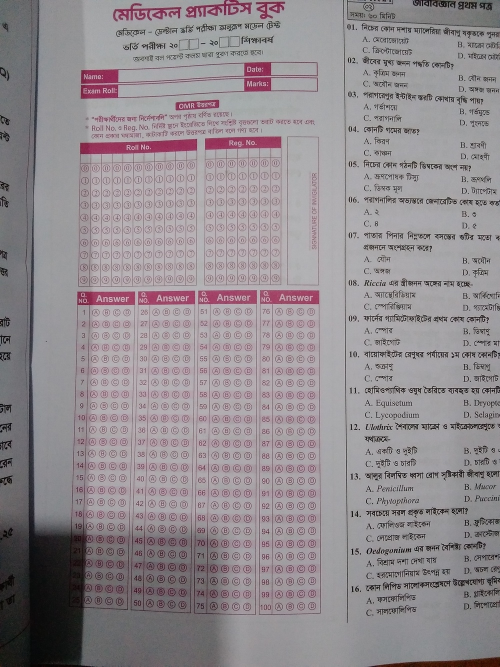
#> input picture assets/practice-book.jpg, 1000 x 1333 px (shown at 1/2 size); its folder holds only this picture in this run
$ python -i alignment.py   (imports and definitions only)
#> lines starting #> are read from the running program, lines starting #| are printed output that depends on the picture; after the words box and inside, x2 and y2 are one past the last pixel; in counts of white or black regions, pixels touching at a corner belong together
#> further down, picture is the input picture: shape (1333, 1000, 3); mean B, G, R 143.4, 139.2, 146
"""Structural alignment for the two supported 4-column, 25-row OMR forms.

The answer columns are the anchors. Names, exam titles and filled choices do
not select the layout. Repeated A/B/C/D glyphs are not global feature anchors.
"""
from __future__ import annotations

from dataclasses import dataclass
from itertools import combinations
import cv2
import numpy as np


def red_print(image: np.ndarray) -> np.ndarray:
    hsv=cv2.cvtColor(image,cv2.COLOR_BGR2HSV)
#> hsv: shape (1333, 1000, 3); mean H, S, V 133.9, 16.8, 147.3
    return (((hsv[:,:,0]<25)|(hsv[:,:,0]>140)) &
            (hsv[:,:,1]>20) & (hsv[:,:,2]>25)).astype(np.uint8)*255
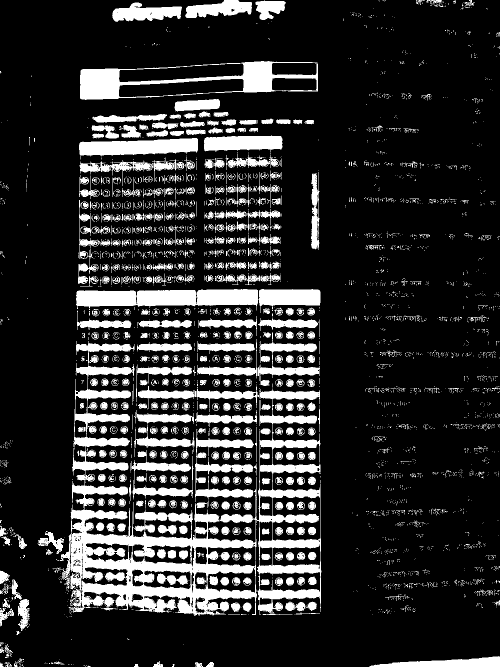
#> returned value: shape (1333, 1000) (shown at 1/2 size); 17.8% white; 3971 white regions (3409 under 20 px), largest, box (x1, y1, x2, y2) and area: (119, 682, 643, 1232) 70292, (160, 122, 636, 200) 12085, (152, 578, 517, 621) 11132


def order_quad(points: np.ndarray) -> np.ndarray:
    points=np.asarray(points,np.float32).reshape(4,2)
    # A supported upright column has two top and two bottom vertices.
    top=points[np.argsort(points[:,1])[:2]]
    bottom=points[np.argsort(points[:,1])[2:]]
    return np.array([top[np.argmin(top[:,0])],top[np.argmax(top[:,0])],
                     bottom[np.argmax(bottom[:,0])],bottom[np.argmin(bottom[:,0])]],np.float32)


def _iou(a,b):
    ax,ay,aw,ah=cv2.boundingRect(a);bx,by,bw,bh=cv2.boundingRect(b)
    inter=max(0,min(ax+aw,bx+bw)-max(ax,bx))*max(0,min(ay+ah,by+bh)-max(ay,by))
    return inter/max(1,aw*ah+bw*bh-inter)


def find_columns(image: np.ndarray) -> list[np.ndarray]:
    color=cv2.morphologyEx(red_print(image),cv2.MORPH_CLOSE,np.ones((3,3),np.uint8))
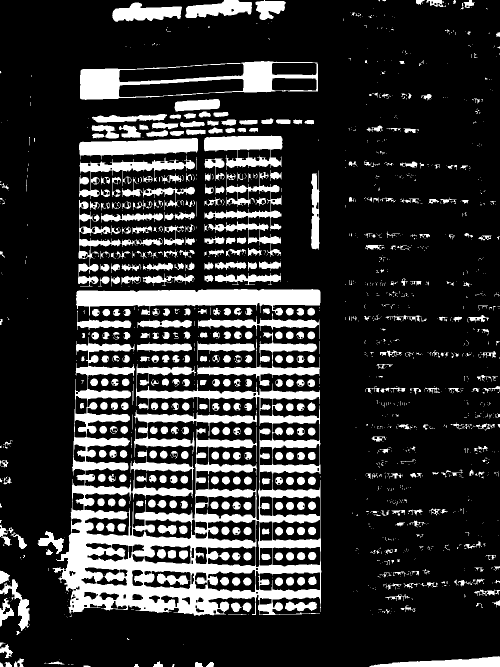
#> color: shape (1333, 1000) (shown at 1/2 size); 19.9% white; 1470 white regions (979 under 20 px), largest, box (x1, y1, x2, y2) and area: (105, 674, 643, 1232) 93595, (152, 578, 641, 632) 15529, (160, 122, 636, 200) 12117
    gray=cv2.cvtColor(image,cv2.COLOR_BGR2GRAY)
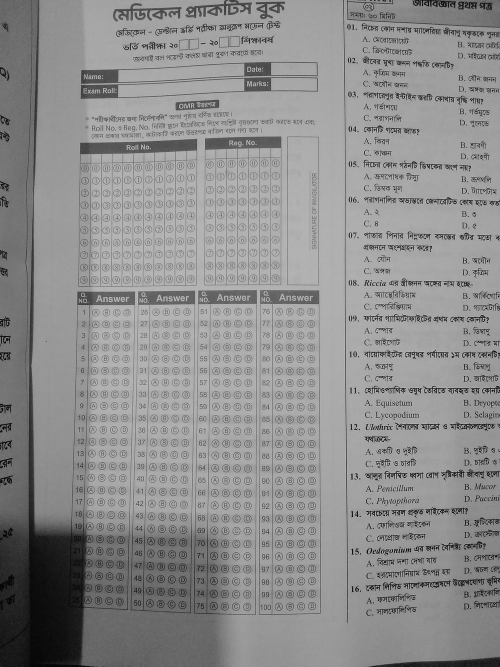
#> gray: shape (1333, 1000) (shown at 1/2 size); min 0, max 225, mean 141.7
    ink=cv2.adaptiveThreshold(gray,255,cv2.ADAPTIVE_THRESH_GAUSSIAN_C,cv2.THRESH_BINARY_INV,35,10)
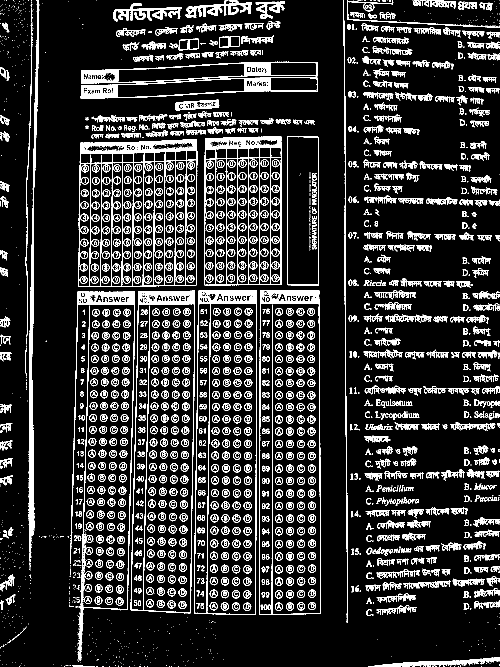
#> ink: shape (1333, 1000) (shown at 1/2 size); 14.4% white in thin lines or dots
    ink=cv2.morphologyEx(ink,cv2.MORPH_CLOSE,np.ones((2,2),np.uint8))
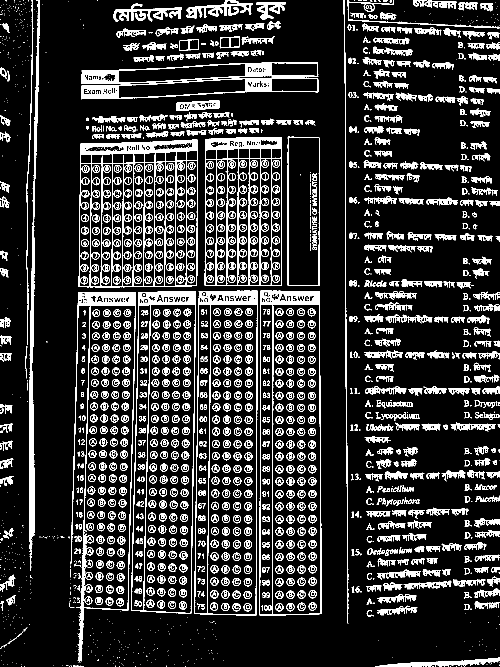
#> ink: shape (1333, 1000) (shown at 1/2 size); 15.5% white; 1731 white regions (701 under 20 px)
    contours=[]
    for mask in (color,ink):
        detected,_=cv2.findContours(mask,cv2.RETR_LIST,cv2.CHAIN_APPROX_SIMPLE)
        contours.extend(detected)
#> this loop made 2 passes
#> after the loop, contours = 6057 contours, 3280 with area under 20; largest, box (x1, y1, x2, y2) and area: (105, 674, 643, 1232) 154280, (519, 581, 643, 1231) 78146, (389, 581, 515, 1231) 77720, (262, 582, 391, 1228) 74740, (157, 279, 396, 575) 67912
    candidates=[]
    for contour in contours:
        x,y,w,h=cv2.boundingRect(contour)
        if h<image.shape[0]*.22 or not .12<w/h<.36:
            continue
        if cv2.contourArea(contour)<w*h*.64:
            continue
        hull=cv2.convexHull(contour)
        quad=cv2.approxPolyDP(hull,cv2.arcLength(hull,True)*.015,True)
        if len(quad)!=4 or not cv2.isContourConvex(quad):
            continue
        quad=order_quad(quad)
        if cv2.contourArea(quad)<w*h*.80:
            continue
        # A frame touching the photo edge may have a clipped top/bottom row.
        if x<2 or y<2 or x+w>image.shape[1]-2 or y+h>image.shape[0]-2:
            continue
        candidates.append(quad)
#> this loop made 6057 passes
#> (x, y, w, h) on passes 1, 4, 5: (167, 1331, 14, 2), (344, 1328, 5, 5), (268, 1328, 10, 5)
#> after the loop, candidates = 9 items
    unique=[]
    for quad in sorted(candidates,key=cv2.contourArea,reverse=True):
        if not any(_iou(quad,other)>.65 for other in unique):
            unique.append(quad)
#> this loop made 9 passes
#> quad on passes 2 to 9: [[521, 581], [639, 582], [638, 1228], [519, 1230]], [[277, 584], [390, 582], [382, 1226], [263, 1221]], [[546, 608], [639, 610], [640, 1227], [545, 1228]], [[422, 608], [514, 609], [510, 1229], [415, 1226]], [[300, 610], [389, 608], [382, 1222], [293, 1222]], [[181, 610], [270, 611], [254, 1219], [166, 1213]], [[576, 273], [638, 275], [638, 571], [575, 570]], [[577, 274], [638, 276], [636, 570], [576, 569]]
#> quad on pass 1: [[397, 583], [514, 581], [512, 1230], [389, 1227]]
#> after the loop, unique = 5 items
    return sorted(unique,key=lambda q:float(q[:,0].mean()))[:24]


def _column_view(image,quad):
    target=np.float32([[0,0],[159,0],[159,899],[0,899]])
    return cv2.warpPerspective(image,cv2.getPerspectiveTransform(quad,target),(160,900))


# [45 lines left out: functions identify_layout, column_groups, not called in this run]


@dataclass
class GridEvidence:
    centers: np.ndarray
    supported: np.ndarray
    coverage: float
    row_coverage: list[int]
    method: str = 'column_frames'


# [149 lines left out: functions locate_rows, _circle_points, refine_columns, validate_grid, square_markers, marker_quads and 1 more, not called in this run]


class StructuralAligner:
    # [50 lines left out: functions __init__, align, not called in this run]

>>> import cv2
>>> picture = cv2.imread('../assets/practice-book.jpg')
>>> result = find_columns(picture)
#> result = 5 items
